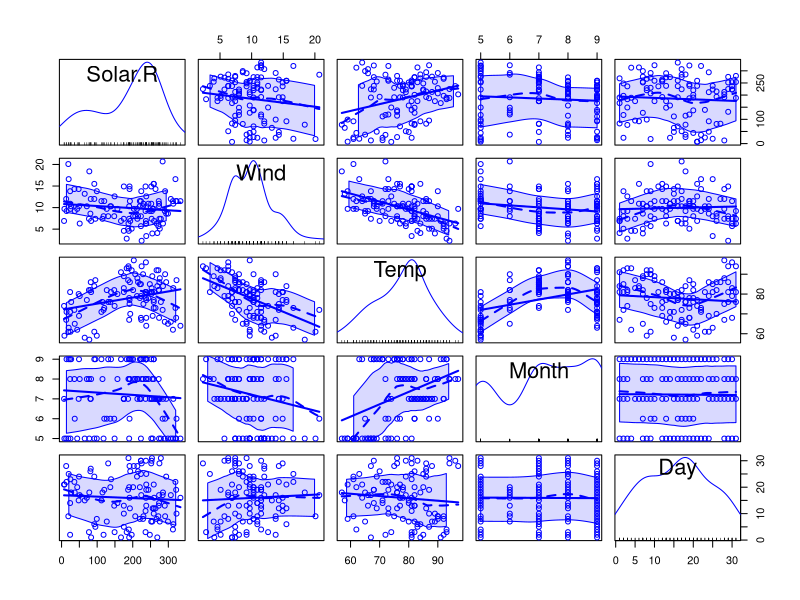
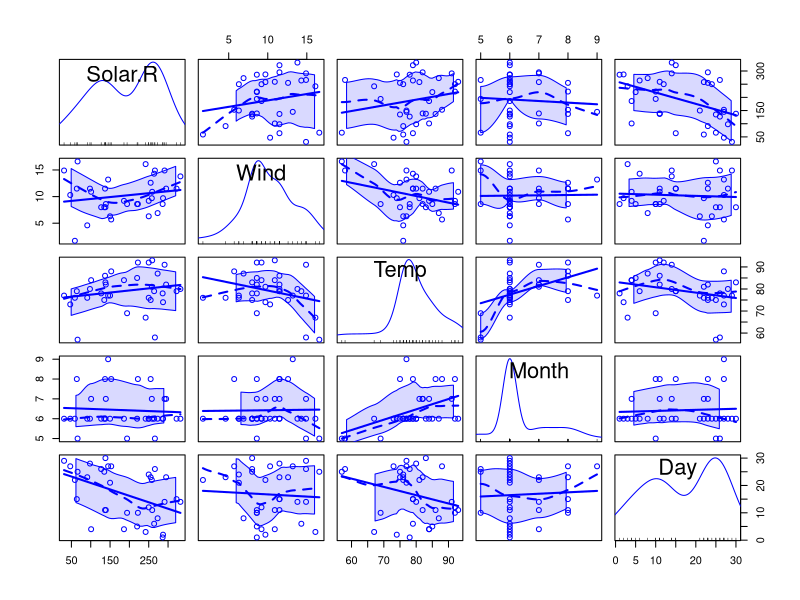
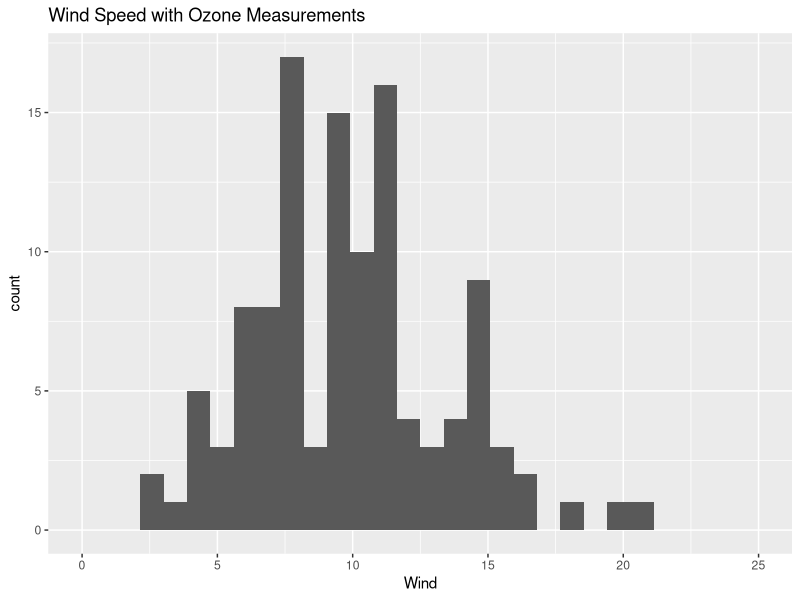
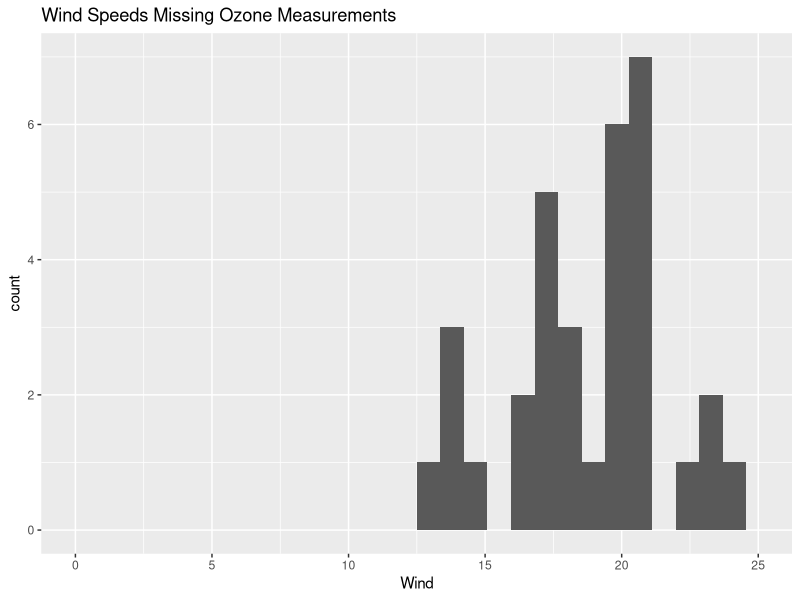
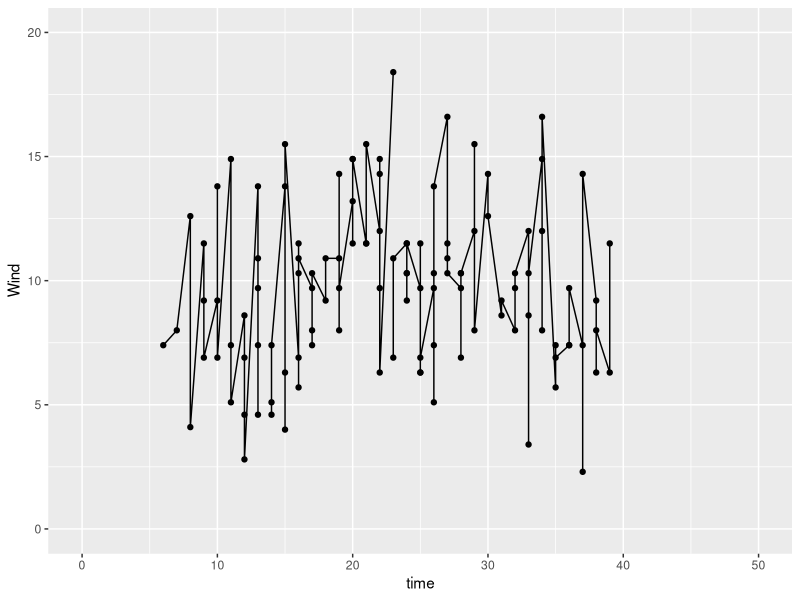
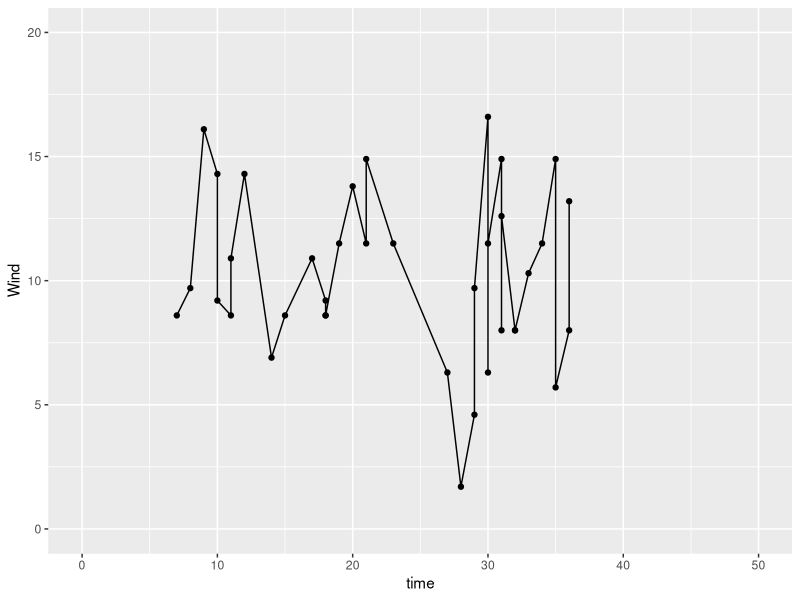

R code for these plots, in order:
## ---- chunk 1
library(dplyr)
library(ggplot2)
## ---- chunk 2
# assign to an object
na_count <- apply(X = airquality, 2, is.na)

# view the first few rows of output
na_count %>% head(5)

# Count the total number of occurences where is.na==TRUE
length(na_count[na_count==TRUE])
## ---- chunk 3
apply(na_count, 2, function(x) length(x[x==TRUE]))
## ---- chunk 4
aq_data <- airquality
aq_data$time <- as.numeric(paste0(aq_data$Month + aq_data$Day)) # for quick plotting by time
present_data <- filter(aq_data, is.na(Ozone)==FALSE)
missing_data <- filter(aq_data, is.na(Ozone)==TRUE)
## ---- chunk 5
## Records with Ozone measurements
car::scatterplotMatrix( ~ Solar.R + Wind + Temp + Month + Day, data = present_data)
## ---- chunk 6
# records missing Ozone measurements
car::scatterplotMatrix( ~ Solar.R + Wind + Temp + Month + Day, data = missing_data)
## ---- chunk 7
## Subset to missing ozone measurements
fishy <- filter(airquality, is.na(Ozone)==TRUE)
## create random wind speeds twice the mean
fishy$Wind <- rpois(n = nrow(fishy), lambda = mean(airquality$Wind)*2)

ggplot(present_data, aes(Wind)) + geom_histogram() + scale_x_continuous(limits = c(0, 25)) + ggtitle("Wind Speed with Ozone Measurements")
ggplot(fishy, aes(Wind)) + geom_histogram() + scale_x_continuous(limits = c(0, 25)) + ggtitle("Wind Speeds Missing Ozone Measurements")
## ---- chunk 8
ggplot(present_data, aes(x = time, y = Wind)) + geom_point() + geom_line() + scale_y_continuous(limits=c(0, 20)) + scale_x_continuous(limits=c(0, 50))
ggplot(missing_data, aes(x = time, y = Wind)) + geom_point() + geom_line() + scale_y_continuous(limits=c(0, 20)) + scale_x_continuous(limits=c(0, 50))
